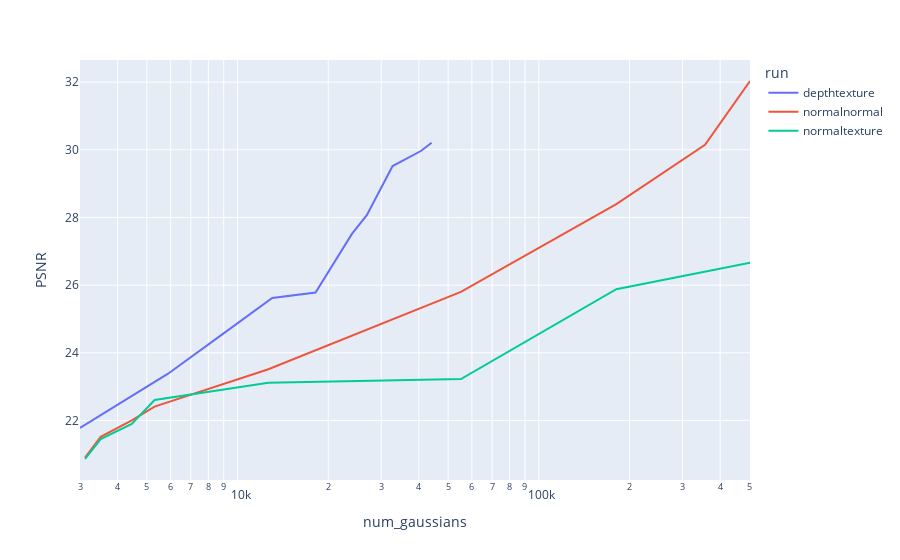
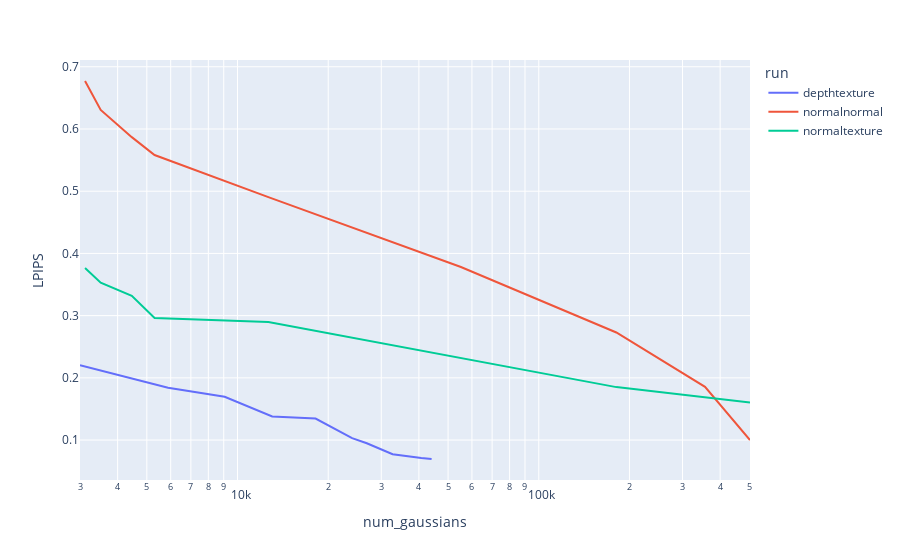
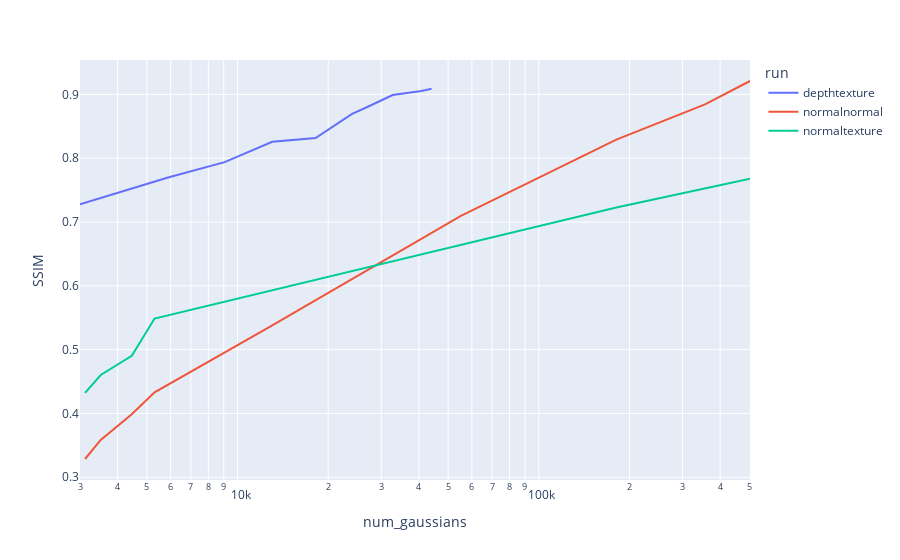

The cell these charts' notebook holds for them, in order:
### Code cell
import plotly.express as px

def pareto_line(df,x,y,color,fn="max"):
    df = df.copy()
    if fn=="max":
        df = df[df[y]==df.groupby(color)[y].cummax()]
    else:
        df = df[df[y]==df.groupby(color)[y].cummin()]
    
    df = df[df["num_gaussians"] != df.groupby(color)["num_gaussians"].shift(-1)]
    
    return px.line(df, x=x, y=y, color=color, log_x=True)

df = results_df[(results_df["run"]=="normalnormal") | (results_df["run"]=="depthtexture") | (results_df["run"]=="normaltexture")]
fig = pareto_line(df,"num_gaussians","PSNR","run")
fig.show()
fig = pareto_line(df,"num_gaussians","LPIPS","run",fn="min")
fig.show()
fig = pareto_line(df,"num_gaussians","SSIM","run")
fig.show()

### Figure 1 — Plotly figure (JSON) as saved in the notebook; plotly's stock layout.template omitted (floating-point values rounded to 4 significant figures)
{"data": [{"hovertemplate": "run=depthtexture<br>num_gaussians=%{x}<br>PSNR=%{y}<extra></extra>", "legendgroup": "depthtexture", "line": {"color": "#636efa", "dash": "solid"}, "marker": {"symbol": "circle"}, "mode": "lines", "name": "depthtexture", "orientation": "v", "showlegend": true, "type": "scatter", "x": [3000, 5880, 9064, 13038, 18158, 24005, 26861, 32722, 40736, 44079], "xaxis": "x", "y": [21.77, 23.38, 24.6, 25.62, 25.78, 27.52, 28.07, 29.52, 29.97, 30.21], "yaxis": "y"}, {"hovertemplate": "run=normalnormal<br>num_gaussians=%{x}<br>PSNR=%{y}<extra></extra>", "legendgroup": "normalnormal", "line": {"color": "#EF553B", "dash": "solid"}, "marker": {"symbol": "circle"}, "mode": "lines", "name": "normalnormal", "orientation": "v", "showlegend": true, "type": "scatter", "x": [3118, 3514, 4457, 5305, 12658, 55151, 180901, 356292, 502504], "xaxis": "x", "y": [20.9, 21.52, 22.0, 22.41, 23.51, 25.8, 28.39, 30.15, 32.03], "yaxis": "y"}, {"hovertemplate": "run=normaltexture<br>num_gaussians=%{x}<br>PSNR=%{y}<extra></extra>", "legendgroup": "normaltexture", "line": {"color": "#00cc96", "dash": "solid"}, "marker": {"symbol": "circle"}, "mode": "lines", "name": "normaltexture", "orientation": "v", "showlegend": true, "type": "scatter", "x": [3118, 3514, 4457, 5305, 12658, 55151, 180901, 502504], "xaxis": "x", "y": [20.86, 21.45, 21.89, 22.6, 23.11, 23.22, 25.88, 26.66], "yaxis": "y"}], "layout": {"legend": {"title": {"text": "run"}, "tracegroupgap": 0}, "margin": {"t": 60}, "xaxis": {"anchor": "y", "domain": [0, 1], "title": {"text": "num_gaussians"}, "type": "log"}, "yaxis": {"anchor": "x", "domain": [0, 1], "title": {"text": "PSNR"}}}}

### Figure 2 — Plotly figure (JSON) as saved in the notebook; plotly's stock layout.template omitted (floating-point values rounded to 4 significant figures)
{"data": [{"hovertemplate": "run=depthtexture<br>num_gaussians=%{x}<br>LPIPS=%{y}<extra></extra>", "legendgroup": "depthtexture", "line": {"color": "#636efa", "dash": "solid"}, "marker": {"symbol": "circle"}, "mode": "lines", "name": "depthtexture", "orientation": "v", "showlegend": true, "type": "scatter", "x": [3000, 5880, 9064, 13038, 18158, 24005, 26861, 32722, 40736, 44079], "xaxis": "x", "y": [0.2205, 0.1842, 0.1695, 0.1379, 0.1345, 0.1031, 0.09486, 0.07723, 0.07124, 0.06958], "yaxis": "y"}, {"hovertemplate": "run=normalnormal<br>num_gaussians=%{x}<br>LPIPS=%{y}<extra></extra>", "legendgroup": "normalnormal", "line": {"color": "#EF553B", "dash": "solid"}, "marker": {"symbol": "circle"}, "mode": "lines", "name": "normalnormal", "orientation": "v", "showlegend": true, "type": "scatter", "x": [3118, 3514, 4457, 5305, 12658, 55151, 180901, 356292, 502504], "xaxis": "x", "y": [0.6771, 0.6307, 0.5869, 0.5581, 0.4904, 0.3783, 0.2729, 0.1855, 0.09994], "yaxis": "y"}, {"hovertemplate": "run=normaltexture<br>num_gaussians=%{x}<br>LPIPS=%{y}<extra></extra>", "legendgroup": "normaltexture", "line": {"color": "#00cc96", "dash": "solid"}, "marker": {"symbol": "circle"}, "mode": "lines", "name": "normaltexture", "orientation": "v", "showlegend": true, "type": "scatter", "x": [3118, 3514, 4457, 5305, 12658, 180901, 502504], "xaxis": "x", "y": [0.3766, 0.353, 0.3319, 0.2962, 0.2899, 0.1851, 0.1603], "yaxis": "y"}], "layout": {"legend": {"title": {"text": "run"}, "tracegroupgap": 0}, "margin": {"t": 60}, "xaxis": {"anchor": "y", "domain": [0, 1], "title": {"text": "num_gaussians"}, "type": "log"}, "yaxis": {"anchor": "x", "domain": [0, 1], "title": {"text": "LPIPS"}}}}

### Figure 3 — Plotly figure (JSON) as saved in the notebook; plotly's stock layout.template omitted (floating-point values rounded to 4 significant figures)
{"data": [{"hovertemplate": "run=depthtexture<br>num_gaussians=%{x}<br>SSIM=%{y}<extra></extra>", "legendgroup": "depthtexture", "line": {"color": "#636efa", "dash": "solid"}, "marker": {"symbol": "circle"}, "mode": "lines", "name": "depthtexture", "orientation": "v", "showlegend": true, "type": "scatter", "x": [3000, 5880, 9064, 13038, 18158, 24005, 26861, 32722, 40736, 44079], "xaxis": "x", "y": [0.7279, 0.7699, 0.7939, 0.8257, 0.8315, 0.8695, 0.8799, 0.899, 0.9054, 0.9088], "yaxis": "y"}, {"hovertemplate": "run=normalnormal<br>num_gaussians=%{x}<br>SSIM=%{y}<extra></extra>", "legendgroup": "normalnormal", "line": {"color": "#EF553B", "dash": "solid"}, "marker": {"symbol": "circle"}, "mode": "lines", "name": "normalnormal", "orientation": "v", "showlegend": true, "type": "scatter", "x": [3118, 3514, 4457, 5305, 12658, 55151, 180901, 356292, 502504], "xaxis": "x", "y": [0.3286, 0.3586, 0.3989, 0.433, 0.5344, 0.7095, 0.8293, 0.8844, 0.921], "yaxis": "y"}, {"hovertemplate": "run=normaltexture<br>num_gaussians=%{x}<br>SSIM=%{y}<extra></extra>", "legendgroup": "normaltexture", "line": {"color": "#00cc96", "dash": "solid"}, "marker": {"symbol": "circle"}, "mode": "lines", "name": "normaltexture", "orientation": "v", "showlegend": true, "type": "scatter", "x": [3118, 3514, 4457, 5305, 180901, 502504], "xaxis": "x", "y": [0.4323, 0.4603, 0.4904, 0.5487, 0.7227, 0.768], "yaxis": "y"}], "layout": {"legend": {"title": {"text": "run"}, "tracegroupgap": 0}, "margin": {"t": 60}, "xaxis": {"anchor": "y", "domain": [0, 1], "title": {"text": "num_gaussians"}, "type": "log"}, "yaxis": {"anchor": "x", "domain": [0, 1], "title": {"text": "SSIM"}}}}
